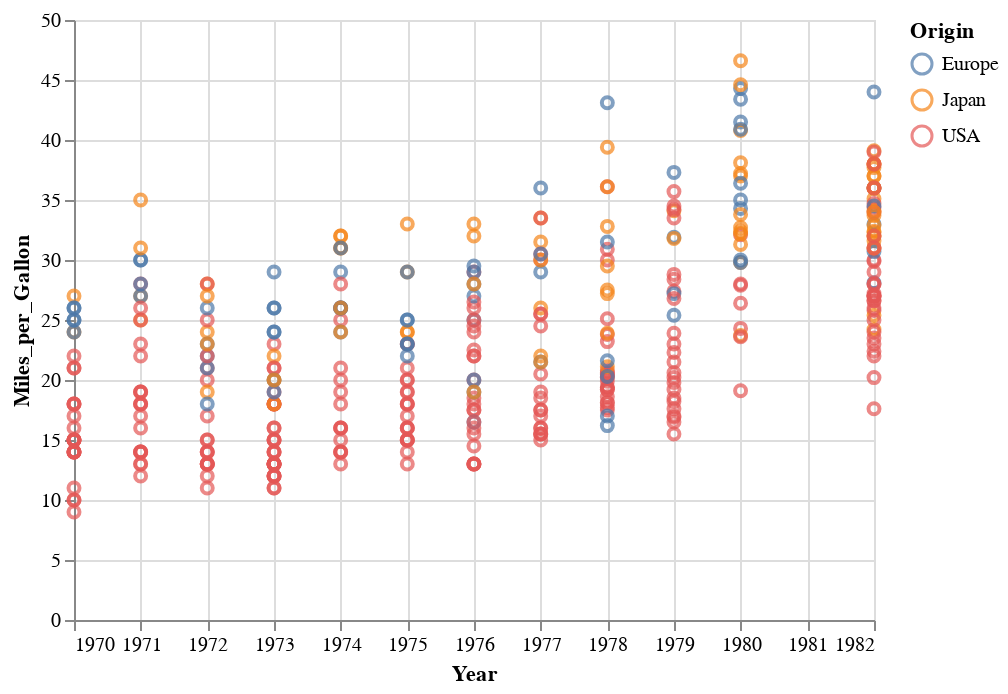

The notebook cell saved with this chart:
### Markdown cell above
Aggregates can also be used with data that is only implicitly binned.
For example, look at this plot of MPG over time:

### Code cell
alt.Chart(cars).mark_point().encode(
    x='Year:T',
    color='Origin',
    y='Miles_per_Gallon'
)

### Figure 1 — Vega-Lite specification as saved in the notebook (floating-point values rounded to 4 significant figures; data arrays with more than 128 entries replaced by an {"elided": "..."} marker saying what was removed)
{"config": {"view": {"continuousWidth": 400, "continuousHeight": 300}}, "data": {"name": "data-f02450ab61490a1363517a0190416235"}, "mark": "point", "encoding": {"color": {"field": "Origin", "type": "nominal"}, "x": {"field": "Year", "type": "temporal"}, "y": {"field": "Miles_per_Gallon", "type": "quantitative"}}, "$schema": "https://vega.github.io/schema/vega-lite/v4.17.0.json", "datasets": {"data-f02450ab61490a1363517a0190416235": {"elided": "406 records"}}}
